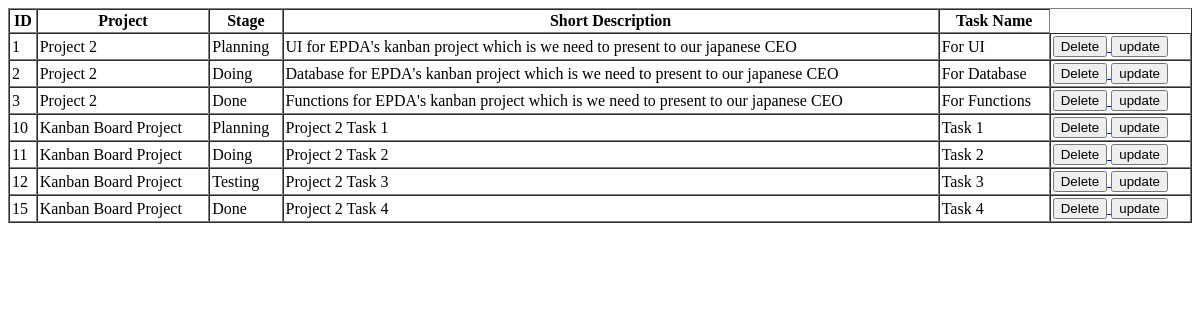
The app's page /tasks/tasks.php, older data.
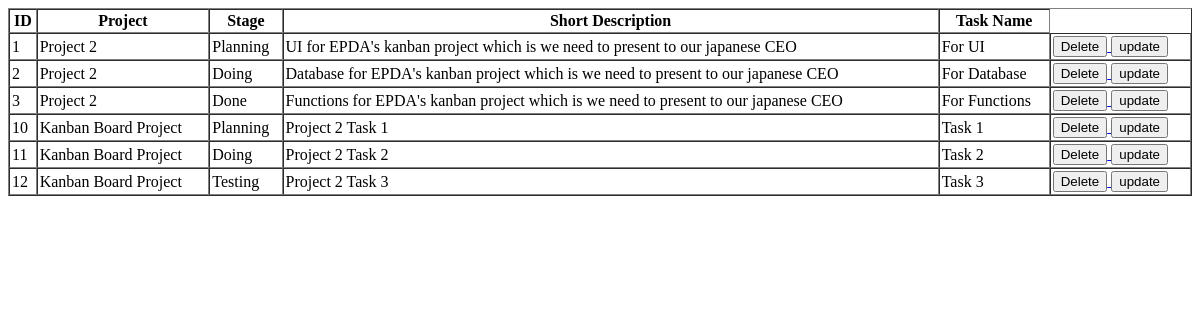
The same page, newer data.
### tables this page shows
CREATE TABLE `tasks` (
  `id` int(100) NOT NULL,
  `project_id` int(100) NOT NULL,
  `stage_id` int(100) NOT NULL,
  `short_description` varchar(250) NOT NULL,
  `task_name` varchar(50) NOT NULL,
  `task_priority_color` varchar(100) NOT NULL,
  `task_priority_border` varchar(50) NOT NULL
);

CREATE TABLE `projects` (
  `id` int(11) NOT NULL,
  `admin_id` int(11) NOT NULL,
  `name` varchar(100) NOT NULL,
  `description` varchar(200) NOT NULL,
  `detail_descrip` varchar(500) NOT NULL,
  `create_date` datetime NOT NULL,
  `due_date` datetime NOT NULL,
  `completed_date` datetime NOT NULL
);

CREATE TABLE `stages` (
  `id` int(11) NOT NULL,
  `name` varchar(100) NOT NULL,
  `project_id` int(11) NOT NULL
);

### Database/DatabaseConnection.php (called while the page is built, shortened)
<?php
    class DatabaseConnection{
        private static $server      = 'localhost';
        private static $user        = 'root';
        private static $password    = '';
        private static $database    = 'kanban';
        private static $connection = null;
        public static function getInstance(){
            if(self::$connection == null){
                self::$connection = new mysqli(self::$server, self::$user, self::$password, self::$database);
            }
            return self::$connection;
        }
    }
?>

### Repositories/TaskRepository.php (called while the page is built, shortened)
<?php
    require_once('../Models/Task.php');
    require_once('../Database/DatabaseConnection.php');
    require_once('ProjectRepository.php');
    class TaskRepository{
        public static $table_name = "tasks";
        private $connection;
        public function __construct($connection){
            $this->connection = $connection;
        }
        public function getAll(){
            $tasks = [];
            $query = "SELECT * FROM ". self::$table_name . ";";
            $results = $this->connection->query($query);
            if($results){
                while($row = mysqli_fetch_object($results)){
                    $tasks[] = $this->toModel($row);
                }
            }
            return $tasks;
        }
        public function toModel($obj){
            $task = null;
            if($obj)
                $task = new Task($obj->id, $obj->project_id, $obj->stage_id, $obj->short_description, $obj->task_name, $obj->task_priority_color, $obj->task_priority_border);
            return $task;
        }
        public static function getProjectName($task){
            $projectRepo = new ProjectRepository(DatabaseConnection::getInstance());
            return $projectRepo->find($task->project_id);
        }
}
?>

### Models/Task.php (called while the page is built, shortened)
<?php
    require_once("../Repositories/TaskRepository.php");
    class Task extends Model{
        public function __construct($id, $project_id, $stage_id, $short_description, $task_name, $task_priority_color, $task_priority_border)
        {
            $this->project_id           = $project_id;
            $this->project              = TaskRepository::getProjectName($this);
        }
    }
?>

### Repositories/ProjectRepository.php (called while the page is built, shortened)
<?php
    require_once('../Models/Project.php');
    require_once('../Database/DatabaseConnection.php');
    require_once('UserRepository.php');
    class ProjectRepository{
        public static $table_name = "projects";
        private $connection;
        public function __construct($connection){
            $this->connection = $connection;
        }
        public function find($id){
            $project   = null;
            $query  = "SELECT * FROM ".self::$table_name." WHERE id = $id;";
            $result = $this->connection->query($query);
            if($result) $project = $this->toModel(mysqli_fetch_object($result));
            return $project;
        }
        public function toModel($obj){
            $project = null;
            if($obj)
                $project = new Project($obj->id, $obj->admin_id, $obj->name, $obj->description, $obj->detail_descrip, $obj->create_date, $obj->due_date, $obj->completed_date);
            return $project;
        }
        public static function getAdminName($project){
            $userRepo = new UserRepository(DatabaseConnection::getInstance());
            return $userRepo->find($project->admin_id);
        }
    }
?>

### Models/Project.php (called while the page is built, shortened)
<?php
    require_once("../Repositories/ProjectRepository.php");
    require_once("../Database/DatabaseConnection.php");
    class Project extends Model{
        public function __construct($id, $admin_id, $name, $description, $detail_descrip, $create_date, $due_date)
        {
            $this->admin_id         = $admin_id;
            $this->admin            = ProjectRepository::getAdminName($this);
        }
    }
?>

### Repositories/UserRepository.php (called while the page is built, shortened)
<?php
    require_once('../Models/User.php');
    require_once('../Database/DatabaseConnection.php');
    require_once('RoleRepository.php');
    require_once('GenderRepository.php');
    class UserRepository{
        public static $table_name = "users";
        private $connection;
        public function __construct($connection){
            $this->connection = $connection;
        }
        public function find($id){
            $user   = null;
            $query  = "SELECT * FROM ".self::$table_name." WHERE id = $id;";
            $result = $this->connection->query($query);
            if($result) $user = $this->toModel(mysqli_fetch_object($result));
            return $user;
        }
        public function toModel($obj){
            $user = null;
            if($obj)
                $user = new User($obj->id, $obj->img, $obj->name, $obj->email, $obj->password, $obj->gender_id, $obj->role_id);
            return $user;
        }
        public static function getUserRole($user){
            $roleRepo = new RoleRepository();
            return $roleRepo->find($user->role_id);
        }
        public static function getUserGender($user){
            $genderRepo = new GenderRepository();
            return $genderRepo->find($user->gender_id);
        }
    }
?>

### Models/User.php (called while the page is built, shortened)
<?php
    require_once("../Repositories/UserRepository.php");
    class User extends Model{
        public function __construct($id, $img, $name, $email, $password, $gender_id, $role_id)
        {
            $this->gender_id    = $gender_id;
            $this->gender       = UserRepository::getUserGender($this);
            $this->role_id      = $role_id;
            $this->role         = UserRepository::getUserRole($this);
        }
    }
?>

### Repositories/GenderRepository.php (called while the page is built, shortened)
<?php
    require_once('../Database/DatabaseConnection.php');
    class GenderRepository{
        public static $table_name = "genders";
        private $connection;
        public function __construct(){
            $this->connection = DatabaseConnection::getInstance();
        }
        public function find($id){
            $gender   = null;
            $query  = "SELECT * FROM ".self::$table_name." WHERE id = $id;";
            $result = $this->connection->query($query);
            if($result) $gender = $this->toModel(mysqli_fetch_object($result));
            return $gender;
        }
        public function toModel($obj){
            $gender = null;
            if($obj)
                $gender = new Role($obj->id, $obj->name);
            return $gender;
        }
    }
?>

### Repositories/RoleRepository.php (called while the page is built, shortened)
<?php
    require_once('../Database/DatabaseConnection.php');
    class RoleRepository{
        public static $table_name = "roles";
        private $connection;
        public function __construct(){
            $this->connection = DatabaseConnection::getInstance();
        }
        public function find($id){
            $role   = null;
            $query  = "SELECT * FROM ".self::$table_name." WHERE id = $id;";
            $result = $this->connection->query($query);
            if($result) $role = $this->toModel(mysqli_fetch_object($result));
            return $role;
        }
        public function toModel($obj){
            $role = null;
            if($obj)
                $role = new Role($obj->id, $obj->name);
            return $role;
        }
    }
?>

### tasks/tasks.php (the view, shortened to what the changed rows need)
<?php
    require_once("../Database/DatabaseConnection.php");
    require_once("../Repositories/StageRepository.php");
    require_once("../Repositories/TaskRepository.php");
?>
<?php
    $taskRepo = new TaskRepository(DatabaseConnection::getInstance());
    $tasks = $taskRepo->getAll();
?>
<html>
    <head>
    </head>
    <body>
        <table width="100%" border="1" cellspacing="0" cellpadding="2">
            <tr>
                <th>ID</th>
                <th>Project</th>
                <th>Stage</th>
                <th>Short Description</th>
                <th>Task Name</th>
            </tr>
        <?php foreach($tasks as $t): ?>
            <tr>
                <td><?=$t->id?></td>
                <td><?=$t->getPjName()->name?></td>
                <td><?=$t->getStage()->name?></td>
                <td><?=$t->short_description?></td>
                <td><?=$t->task_name?></td>
                <td>
                    <a href="deletetasks.php?id=<?=$t->id?>">
                        <button>Delete</button>
                    </a>
                    <a href="updatetaskspage.php?id=<?=$t->id?>">
                        <button>update</button>
                    </a>
                </td>
            </tr>
        <?php endforeach;?>
        </table>
    </body>
</html>

Row changes from the older to the newer data that the page shows:
removed tasks: id "15", project.name "Kanban Board Project", stage.name "Done", short_description "Project 2 Task 4", task_name "Task 4"
